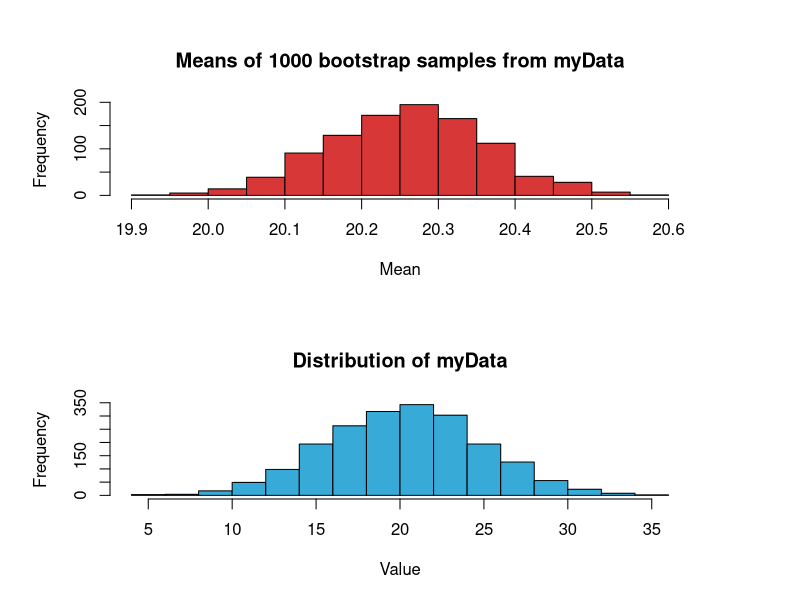
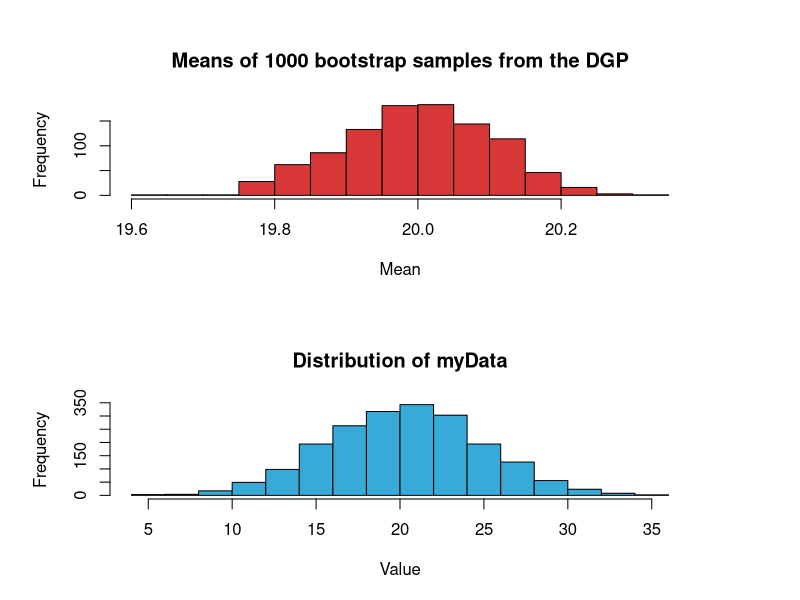

Recreate these plots in R, in order.
## ---- chunk 1

## ---- chunk 2
set.seed(300) # Setting the seed for replication purposes

myData <- rnorm(2000,20,4.5) # Creating a random normal distribution (n=300, mean=20, sd=4.5)
## ---- chunk 3

set.seed(200) # Setting the seed for replication purposes

sample.size <- 2000 # Sample size

n.samples <- 1000 # Number of bootstrap samples

bootstrap.results <- c() # Creating an empty vector to hold the results

for (i in 1:n.samples)
{
    obs <- sample(1:sample.size, replace=TRUE)
    bootstrap.results[i] <- mean(myData[obs]) # Mean of the bootstrap sample
}
## ---- chunk 4
length(bootstrap.results) # Sanity check: this should contain the mean of 1000 different samples
## [1] 1000
summary(bootstrap.results) # Sanity check
##    Min. 1st Qu.  Median    Mean 3rd Qu.    Max. 
##   19.94   20.19   20.26   20.26   20.33   20.65
sd(bootstrap.results) # Checking the standard deviation of the distribution of means (this is what we are interested in!)
## [1] 0.103674
par(mfrow=c(2,1), pin=c(5.8,0.98)) # Combining plots (2 rows, 1 column) and setting the plots size
## ---- chunk 5
hist(bootstrap.results, # Creating an histogram
     col="#d83737", # Changing the color
     xlab="Mean", # Giving a label to the x axis
     main=paste("Means of 1000 bootstrap samples from myData")) # Giving a title to the graph

hist(myData, # Creating an histogram
     col="#37aad8", # Changing the color
     xlab="Value", # Giving a label to the x axis
     main=paste("Distribution of myData")) # Giving a title to the graph
## ---- chunk 6
set.seed(200) # Setting the seed for replication purposes

sample.size <- 2000 # Sample size

n.samples <- 1000 # Number of bootstrap samples

bootstrap.results <- c() # Creating an empty vector to hold the results

for (i in 1:n.samples)
{
    bootstrap.results[i] <- mean(rnorm(2000,20,4.5)) # Mean of the bootstrap sample
}

length(bootstrap.results) # Sanity check: this should contain the mean of 1000 different samples
## [1] 1000
summary(bootstrap.results) # Sanity check
##    Min. 1st Qu.  Median    Mean 3rd Qu.    Max. 
##   19.64   19.93   20.00   20.00   20.07   20.32
sd(bootstrap.results) # Checking the standard deviation of the distribution of means (this is what we are interested in!)
## [1] 0.1041927
par(mfrow=c(2,1), pin=c(5.8,0.98)) # Combining plots (2 rows, 1 column) and setting the plots size
## ---- chunk 7
hist(bootstrap.results, # Creating an histogram
     col="#d83737", # Changing the color
     xlab="Mean", # Giving a label to the x axis
     main=paste("Means of 1000 bootstrap samples from the DGP")) # Giving a title to the graph

hist(myData, # Creating an histogram
     col="#37aad8", # Changing the color
     xlab="Value", # Giving a label to the x axis
     main=paste("Distribution of myData")) # Giving a title to the graph
